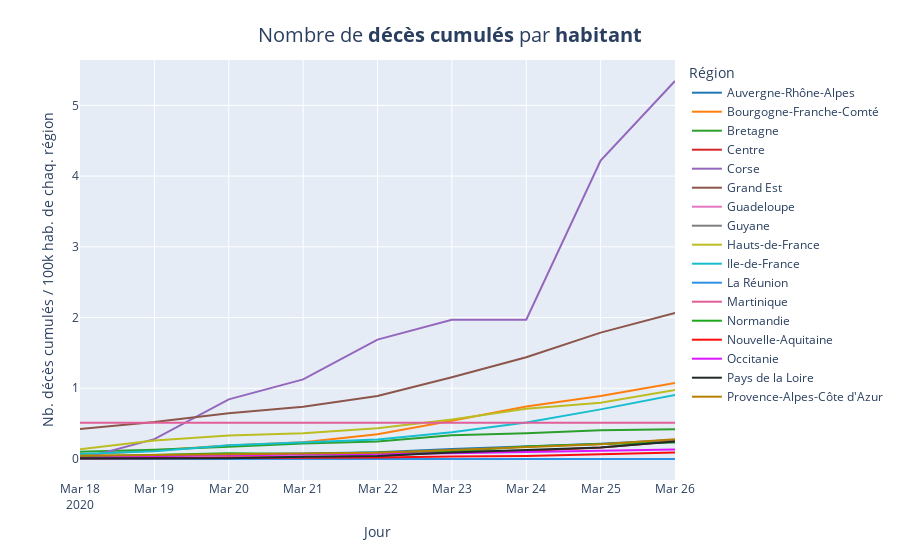

The cell this chart's notebook holds for it:
### Code cell
fig = px.line(x=df_region['jour'], y = df_region['dc']/df_region['regionPopulation']*100000, labels={'color':'Région'}, color=df_region["regionName"], color_discrete_sequence=colors)

fig.update_layout(
    title={
                'text': "Nombre de <b>décès cumulés</b> par <b>habitant</b>",
                'y':0.95,
                'x':0.5,
                'xanchor': 'center',
                'yanchor': 'top'},
                titlefont = dict(
                size=20)
                 )

fig.update_xaxes(title="Jour")
fig.update_yaxes(title="Nb. décès cumulés / 100k hab. de chaq. région")
fig.write_image("images/charts/france/dc_cum_hab_line.png", scale=3, width=1100, height=700)
fig.show()

### Figure 1 — Plotly figure (JSON) as saved in the notebook; plotly's stock layout.template omitted (floating-point values rounded to 4 significant figures)
{"data": [{"hoverlabel": {"namelength": 0}, "hovertemplate": "Région=Auvergne-Rhône-Alpes<br>x=%{x}<br>y=%{y}", "legendgroup": "Auvergne-Rhône-Alpes", "line": {"color": "#1F77B4", "dash": "solid"}, "mode": "lines", "name": "Auvergne-Rhône-Alpes", "showlegend": true, "type": "scatter", "x": ["2020-03-18", "2020-03-19", "2020-03-20", "2020-03-21", "2020-03-22", "2020-03-23", "2020-03-24", "2020-03-25", "2020-03-26"], "xaxis": "x", "y": [0.01412, 0.04438, 0.06657, 0.07666, 0.09482, 0.1412, 0.1735, 0.2159, 0.2703], "yaxis": "y"}, {"hoverlabel": {"namelength": 0}, "hovertemplate": "Région=Bourgogne-Franche-Comté<br>x=%{x}<br>y=%{y}", "legendgroup": "Bourgogne-Franche-Comté", "line": {"color": "#FF7F0E", "dash": "solid"}, "mode": "lines", "name": "Bourgogne-Franche-Comté", "showlegend": true, "type": "scatter", "x": ["2020-03-18", "2020-03-19", "2020-03-20", "2020-03-21", "2020-03-22", "2020-03-23", "2020-03-24", "2020-03-25", "2020-03-26"], "xaxis": "x", "y": [0.05245, 0.1224, 0.1923, 0.236, 0.3497, 0.542, 0.7431, 0.8917, 1.075], "yaxis": "y"}, {"hoverlabel": {"namelength": 0}, "hovertemplate": "Région=Bretagne<br>x=%{x}<br>y=%{y}", "legendgroup": "Bretagne", "line": {"color": "#2CA02C", "dash": "solid"}, "mode": "lines", "name": "Bretagne", "showlegend": true, "type": "scatter", "x": ["2020-03-18", "2020-03-19", "2020-03-20", "2020-03-21", "2020-03-22", "2020-03-23", "2020-03-24", "2020-03-25", "2020-03-26"], "xaxis": "x", "y": [0.1018, 0.1309, 0.1745, 0.2182, 0.2473, 0.3345, 0.3636, 0.4072, 0.4218], "yaxis": "y"}, {"hoverlabel": {"namelength": 0}, "hovertemplate": "Région=Centre<br>x=%{x}<br>y=%{y}", "legendgroup": "Centre", "line": {"color": "#D62728", "dash": "solid"}, "mode": "lines", "name": "Centre", "showlegend": true, "type": "scatter", "x": ["2020-03-18", "2020-03-19", "2020-03-20", "2020-03-21", "2020-03-22", "2020-03-23", "2020-03-24", "2020-03-25", "2020-03-26"], "xaxis": "x", "y": [0.01262, 0.01262, 0.02525, 0.02525, 0.03787, 0.101, 0.1136, 0.1641, 0.2525], "yaxis": "y"}, {"hoverlabel": {"namelength": 0}, "hovertemplate": "Région=Corse<br>x=%{x}<br>y=%{y}", "legendgroup": "Corse", "line": {"color": "#9467BD", "dash": "solid"}, "mode": "lines", "name": "Corse", "showlegend": true, "type": "scatter", "x": ["2020-03-18", "2020-03-19", "2020-03-20", "2020-03-21", "2020-03-22", "2020-03-23", "2020-03-24", "2020-03-25", "2020-03-26"], "xaxis": "x", "y": [0, 0.2813, 0.8439, 1.125, 1.688, 1.969, 1.969, 4.22, 5.345], "yaxis": "y"}, {"hoverlabel": {"namelength": 0}, "hovertemplate": "Région=Grand Est<br>x=%{x}<br>y=%{y}", "legendgroup": "Grand Est", "line": {"color": "#8C564B", "dash": "solid"}, "mode": "lines", "name": "Grand Est", "showlegend": true, "type": "scatter", "x": ["2020-03-18", "2020-03-19", "2020-03-20", "2020-03-21", "2020-03-22", "2020-03-23", "2020-03-24", "2020-03-25", "2020-03-26"], "xaxis": "x", "y": [0.4245, 0.5236, 0.6474, 0.7394, 0.8915, 1.157, 1.44, 1.787, 2.066], "yaxis": "y"}, {"hoverlabel": {"namelength": 0}, "hovertemplate": "Région=Guadeloupe<br>x=%{x}<br>y=%{y}", "legendgroup": "Guadeloupe", "line": {"color": "#E377C2", "dash": "solid"}, "mode": "lines", "name": "Guadeloupe", "showlegend": true, "type": "scatter", "x": ["2020-03-18", "2020-03-19", "2020-03-20", "2020-03-21", "2020-03-22", "2020-03-23", "2020-03-24", "2020-03-25", "2020-03-26"], "xaxis": "x", "y": [0, 0, 0, 0, 0, 0, 0, 0, 0], "yaxis": "y"}, {"hoverlabel": {"namelength": 0}, "hovertemplate": "Région=Guyane<br>x=%{x}<br>y=%{y}", "legendgroup": "Guyane", "line": {"color": "#7F7F7F", "dash": "solid"}, "mode": "lines", "name": "Guyane", "showlegend": true, "type": "scatter", "x": ["2020-03-18", "2020-03-19", "2020-03-20", "2020-03-21", "2020-03-22", "2020-03-23", "2020-03-24", "2020-03-25", "2020-03-26"], "xaxis": "x", "y": [0, 0, 0, 0, 0, 0, 0, 0, 0], "yaxis": "y"}, {"hoverlabel": {"namelength": 0}, "hovertemplate": "Région=Hauts-de-France<br>x=%{x}<br>y=%{y}", "legendgroup": "Hauts-de-France", "line": {"color": "#BCBD22", "dash": "solid"}, "mode": "lines", "name": "Hauts-de-France", "showlegend": true, "type": "scatter", "x": ["2020-03-18", "2020-03-19", "2020-03-20", "2020-03-21", "2020-03-22", "2020-03-23", "2020-03-24", "2020-03-25", "2020-03-26"], "xaxis": "x", "y": [0.1367, 0.2603, 0.3319, 0.3645, 0.4361, 0.5597, 0.7094, 0.794, 0.9763], "yaxis": "y"}, {"hoverlabel": {"namelength": 0}, "hovertemplate": "Région=Ile-de-France<br>x=%{x}<br>y=%{y}", "legendgroup": "Ile-de-France", "line": {"color": "#17BECF", "dash": "solid"}, "mode": "lines", "name": "Ile-de-France", "showlegend": true, "type": "scatter", "x": ["2020-03-18", "2020-03-19", "2020-03-20", "2020-03-21", "2020-03-22", "2020-03-23", "2020-03-24", "2020-03-25", "2020-03-26"], "xaxis": "x", "y": [0.07073, 0.11, 0.1945, 0.2397, 0.2751, 0.3792, 0.5148, 0.7014, 0.9038], "yaxis": "y"}, {"hoverlabel": {"namelength": 0}, "hovertemplate": "Région=La Réunion<br>x=%{x}<br>y=%{y}", "legendgroup": "La Réunion", "line": {"color": "#2E91E5", "dash": "solid"}, "mode": "lines", "name": "La Réunion", "showlegend": true, "type": "scatter", "x": ["2020-03-18", "2020-03-19", "2020-03-20", "2020-03-21", "2020-03-22", "2020-03-23", "2020-03-24", "2020-03-25", "2020-03-26"], "xaxis": "x", "y": [0, 0, 0, 0, 0, 0, 0, 0, 0], "yaxis": "y"}, {"hoverlabel": {"namelength": 0}, "hovertemplate": "Région=Martinique<br>x=%{x}<br>y=%{y}", "legendgroup": "Martinique", "line": {"color": "#E15F99", "dash": "solid"}, "mode": "lines", "name": "Martinique", "showlegend": true, "type": "scatter", "x": ["2020-03-18", "2020-03-19", "2020-03-20", "2020-03-21", "2020-03-22", "2020-03-23", "2020-03-24", "2020-03-25", "2020-03-26"], "xaxis": "x", "y": [0.5139, 0.5139, 0.5139, 0.5139, 0.5139, 0.5139, 0.5139, 0.5139, 0.5139], "yaxis": "y"}, {"hoverlabel": {"namelength": 0}, "hovertemplate": "Région=Normandie<br>x=%{x}<br>y=%{y}", "legendgroup": "Normandie", "line": {"color": "#1CA71C", "dash": "solid"}, "mode": "lines", "name": "Normandie", "showlegend": true, "type": "scatter", "x": ["2020-03-18", "2020-03-19", "2020-03-20", "2020-03-21", "2020-03-22", "2020-03-23", "2020-03-24", "2020-03-25", "2020-03-26"], "xaxis": "x", "y": [0.03512, 0.05853, 0.08194, 0.07023, 0.09364, 0.1053, 0.1756, 0.2107, 0.2341], "yaxis": "y"}, {"hoverlabel": {"namelength": 0}, "hovertemplate": "Région=Nouvelle-Aquitaine<br>x=%{x}<br>y=%{y}", "legendgroup": "Nouvelle-Aquitaine", "line": {"color": "#FB0D0D", "dash": "solid"}, "mode": "lines", "name": "Nouvelle-Aquitaine", "showlegend": true, "type": "scatter", "x": ["2020-03-18", "2020-03-19", "2020-03-20", "2020-03-21", "2020-03-22", "2020-03-23", "2020-03-24", "2020-03-25", "2020-03-26"], "xaxis": "x", "y": [0.005353, 0.008029, 0.01071, 0.01338, 0.02141, 0.03479, 0.04282, 0.06691, 0.091], "yaxis": "y"}, {"hoverlabel": {"namelength": 0}, "hovertemplate": "Région=Occitanie<br>x=%{x}<br>y=%{y}", "legendgroup": "Occitanie", "line": {"color": "#DA16FF", "dash": "solid"}, "mode": "lines", "name": "Occitanie", "showlegend": true, "type": "scatter", "x": ["2020-03-18", "2020-03-19", "2020-03-20", "2020-03-21", "2020-03-22", "2020-03-23", "2020-03-24", "2020-03-25", "2020-03-26"], "xaxis": "x", "y": [0.01505, 0.04265, 0.05269, 0.06022, 0.06273, 0.08029, 0.09785, 0.1154, 0.1355], "yaxis": "y"}, {"hoverlabel": {"namelength": 0}, "hovertemplate": "Région=Pays de la Loire<br>x=%{x}<br>y=%{y}", "legendgroup": "Pays de la Loire", "line": {"color": "#222A2A", "dash": "solid"}, "mode": "lines", "name": "Pays de la Loire", "showlegend": true, "type": "scatter", "x": ["2020-03-18", "2020-03-19", "2020-03-20", "2020-03-21", "2020-03-22", "2020-03-23", "2020-03-24", "2020-03-25", "2020-03-26"], "xaxis": "x", "y": [0.01024, 0.01024, 0.01024, 0.03073, 0.04098, 0.0922, 0.1332, 0.1639, 0.2459], "yaxis": "y"}, {"hoverlabel": {"namelength": 0}, "hovertemplate": "Région=Provence-Alpes-Côte d'Azur<br>x=%{x}<br>y=%{y}", "legendgroup": "Provence-Alpes-Côte d'Azur", "line": {"color": "#B68100", "dash": "solid"}, "mode": "lines", "name": "Provence-Alpes-Côte d'Azur", "showlegend": true, "type": "scatter", "x": ["2020-03-18", "2020-03-19", "2020-03-20", "2020-03-21", "2020-03-22", "2020-03-23", "2020-03-24", "2020-03-25", "2020-03-26"], "xaxis": "x", "y": [0.0442, 0.05683, 0.06945, 0.08208, 0.08839, 0.1263, 0.1642, 0.2084, 0.2778], "yaxis": "y"}], "layout": {"legend": {"title": {"text": "Région"}, "tracegroupgap": 0}, "margin": {"t": 60}, "title": {"font": {"size": 20}, "text": "Nombre de <b>décès cumulés</b> par <b>habitant</b>", "x": 0.5, "xanchor": "center", "y": 0.95, "yanchor": "top"}, "xaxis": {"anchor": "y", "domain": [0, 1], "title": {"text": "Jour"}}, "yaxis": {"anchor": "x", "domain": [0, 1], "title": {"text": "Nb. décès cumulés / 100k hab. de chaq. région"}}}}
